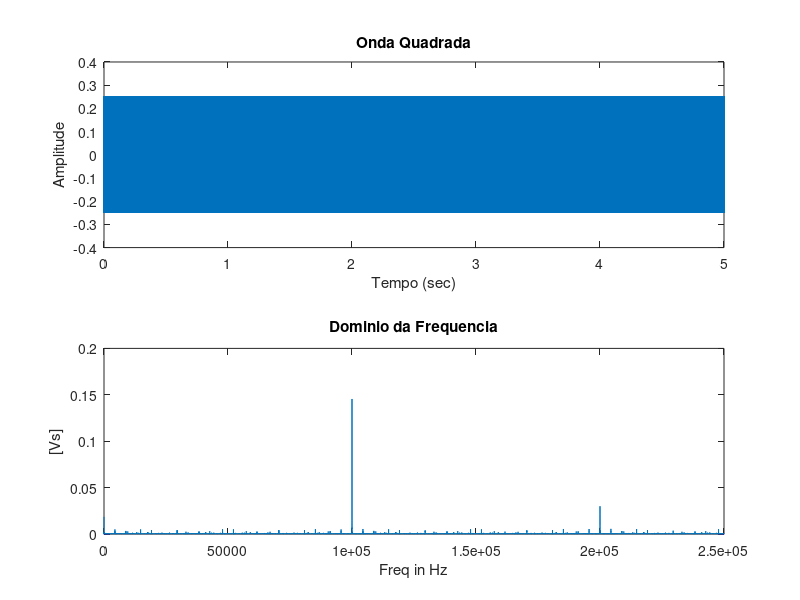

Reproduce this figure in MATLAB.
%Laboratorio 1 - Fundamentos de Comunicacoes
% Parte 1

%A = 0.5Vp
A = 0.25;

% frequencia de amostragem
fs = 500000;

% periodo de amostragem
Ts = 1/fs;

% F = 100hz
frequencia = 100000;

%intervalo de amostragem
t = 0:Ts:5;
n = length(t);

%%%%% Onda quadrada
quadrada = A*square(2*pi*frequencia*t);


%Transformada
N = length(quadrada);
k = 0:N-1;
T = N/fs;
freq = k/T;
fftquadrada = fft(quadrada)/N;
cutoff=ceil(N/2);
fftquadrada=fftquadrada(1:cutoff);

figure(1)
subplot(2,1,1);
plot(t, quadrada);
xlabel('Tempo (sec)');
ylabel('Amplitude') ;
title('Onda Quadrada');

subplot(2,1,2);
plot(freq(1:cutoff), abs(fftquadrada));
xlabel('Freq in Hz');
ylabel('[Vs]') ;
title('Dominio da Frequencia');